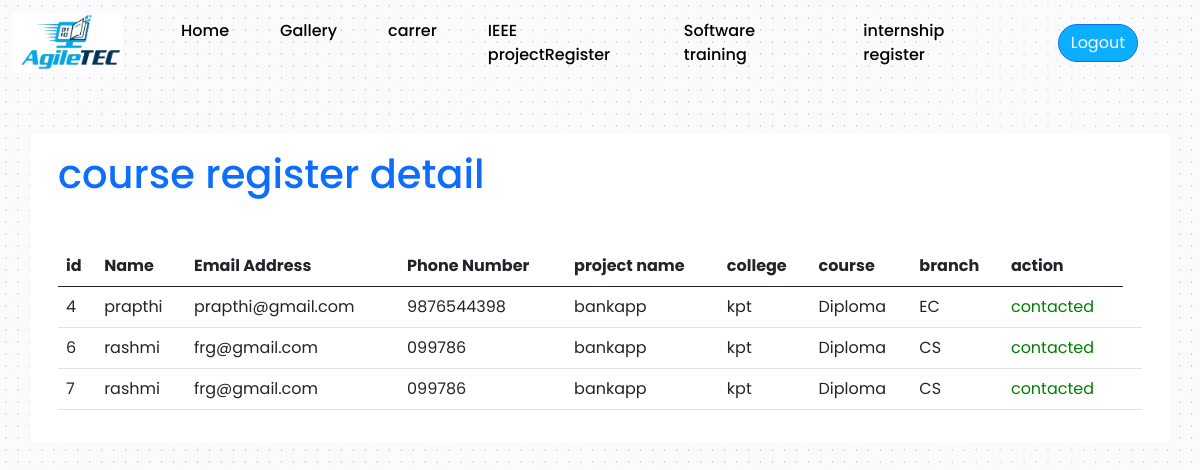
Screenshot of /admin/IeeeProjectRegdb.php with the database file from the repository.
### tables this page shows
CREATE TABLE `iprojectregister` (
  `id` int(20) NOT NULL AUTO_INCREMENT,
  `pname` varchar(100) DEFAULT NULL,
  `college` varchar(100) DEFAULT NULL,
  `course` varchar(100) DEFAULT NULL,
  `branch` varchar(50) DEFAULT NULL,
  `sname` varchar(100) DEFAULT NULL,
  `smail` varchar(100) DEFAULT NULL,
  `spno` varchar(100) DEFAULT NULL,
  `training_id` int(30) NOT NULL,
  `is_value` int(40) DEFAULT NULL,
  `is_contacted` int(10) NOT NULL,
  PRIMARY KEY (`id`)
);

### admin/IeeeProjectRegdb.php (the view, shortened to what this page needs)
<!DOCTYPE html>
<?php
    include "../connection.php";
?>
<html>
<?php
    include "../header.php";
?>
        <body>
        <nav class="navbar navbar-expand-lg navbar-whie">
            <div class="container-fluid">
                <a class="navbar-brand" href="../admin/panel.php">
                    <img src="../img/logo.png" alt="logo" height="60" />
                </a>
                <div class="collapse navbar-collapse" id="navbarSupportedContent">
                    <ul class="navbar-nav me-auto mb-2 mb-lg-0">
                        <li class="nav-item">
                            <a class="nav-link active" href="../admin/panel.php">Home</a>
                        </li>
                        <li class="nav-item">
                            <a class="nav-link " href="../admin/gallerydb.php">Gallery</a>
                        </li>
                         <li class="nav-item">
                             <a class="nav-link " href="../admin/careerRegdb.php">carrer</a>
                        </li>
                        <li class="nav-item">
                            <a class="nav-link " href="../admin/ieeeProjectRegdb.php">IEEE projectRegister</a>
                        </li>
                         <li class="nav-item">
                            <a class="nav-link" href="../admin/SoftwareTrainingRegdb.php">Software training</a>
                        </li>
                        <li class="nav-item">
                            <a class="nav-link " href="../admin/internshipRegdb.php">internship register</a>
                        </li>
                    </ul>
                  <a href="../index.php" class="btn btn-primary" style="margin:0 50px;">Logout</a>
                </div>
            </div>
        </nav>
              <div class="container" style="background-color: #fff;">
            <div class="p-3 my-5">
                <div class="mb-5">
                    <h1 class="text-primary">course register detail</h1>
                </div>
                <table class="table">
                    <thead>
                        <tr>
                            <th>id</th>
                             <th>Name</th>
                            <th>Email Address</th>
                            <th>Phone Number</th>
                            <th>project name</th>
                            <th>college</th>
                            <th>course</th>
                            <th>branch</th>
                            <th>action</th>
                        </tr>
                    </thead>
                    <tbody>
                        <?php
                             $query = "SELECT iprojectregister.id,iprojectregister.sname,iprojectregister.smail,iprojectregister.is_contacted,iprojectregister.spno,iprojectregister.pname,iprojectregister.college,iprojectregister.course,iprojectregister.branch
                                 FROM iprojectregister,ieeeprojectguide
                                WHERE is_value=0 and iprojectregister.training_id=ieeeprojectguide.id";
                            $result = mysqli_query($con, $query);
                            $count = 1;
                            while($row = mysqli_fetch_array($result)){
                        ?>
                             <tr id="<?php echo $row['id'] ?>">
                            <td><?php echo $row['id']; ?></td>
                            <td><?php echo $row['sname']; ?></td>
                            <td><?php echo $row['smail']; ?></td>
                            <td><?php echo $row['spno']; ?></td>
                            <td><?php echo $row['pname']; ?></td>
                           <td><?php echo $row['college']; ?></td>
                           <td><?php echo $row['course']; ?></td>
                           <td><?php echo $row['branch']; ?></td>
                                  <td><?php
                            if($row['is_contacted']==0){
                                echo '<font color="red">not contacted</font>';
                            }
                                else{
                                    echo'<font color="green">contacted</font>';
                                }
                                                              ?></td>
                     <td>
                     </td>
                        </tr>
                            <?php $count++; } ?>
                    </tbody>
                </table>
            </div>
        </div>
    </body>
</html>

### css/style.css (style rules this page uses)
* { padding:0; margin:0; box-sizing:border-box; }
body { font-family: 'Poppins', sans-serif; background-image:url(../img/bg.jpg); }
.nav-link { color:black; }
.nav-item { color:black; font-weight:500; padding-left:35px; }
.btn { background-color:#0CAFFF; color: white; outline: none; border-radius: 20px; }

### admin/IeeeProjectRegdb.php (style rules this page uses)
* { padding:0; margin:0; box-sizing:border-box; }
.nav-link { color:black; }
.nav-item { color:black; font-weight:500; padding-left:35px; }

### rows the page displays
iprojectregister: id "4", sname "prapthi", smail "prapthi@gmail.com", spno "9876544398", pname "bankapp", college "kpt", course "Diploma", branch "EC", is_contacted "contacted"
iprojectregister: id "6", sname "rashmi", smail "frg@gmail.com", spno "099786", pname "bankapp", college "kpt", course "Diploma", branch "CS", is_contacted "contacted"
iprojectregister: id "7", sname "rashmi", smail "frg@gmail.com", spno "099786", pname "bankapp", college "kpt", course "Diploma", branch "CS", is_contacted "contacted"
